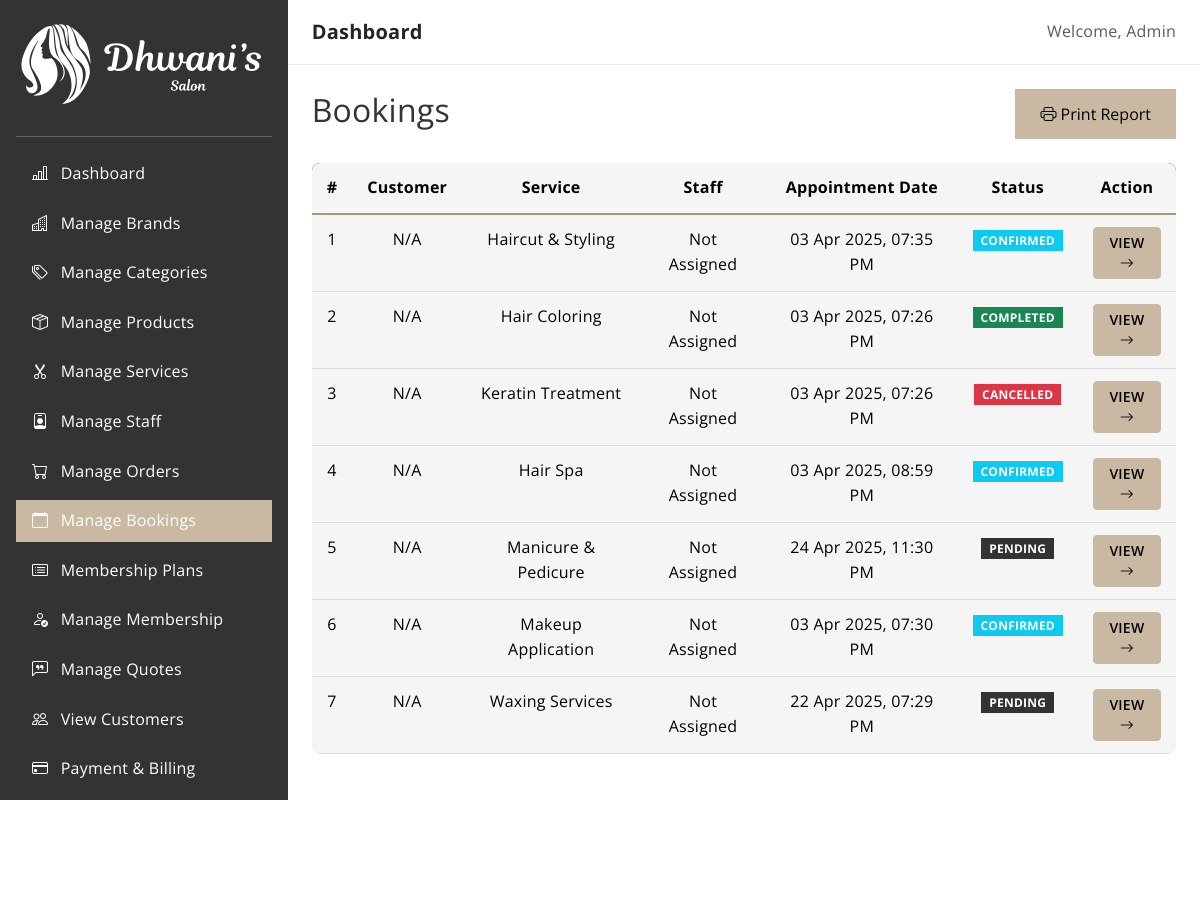
The app's page /admin/bookings/index.php (signed in) with its own data.
### tables this page shows
CREATE TABLE `bookings` (
  `id` int(11) NOT NULL,
  `customer_id` int(11) NOT NULL,
  `service_id` int(11) NOT NULL,
  `staff_id` int(11) DEFAULT NULL,
  `appointment_date` timestamp NOT NULL DEFAULT current_timestamp() ON UPDATE current_timestamp(),
  `status` enum('Pending','Confirmed','Completed','Cancelled') DEFAULT 'Pending',
  `notes` text DEFAULT NULL,
  `created_at` timestamp NOT NULL DEFAULT current_timestamp(),
  `updated_at` timestamp NOT NULL DEFAULT current_timestamp() ON UPDATE current_timestamp()
);

CREATE TABLE `services` (
  `id` int(11) NOT NULL,
  `category` enum('Hair Services','Beauty Services') NOT NULL,
  `name` varchar(255) NOT NULL,
  `description` text DEFAULT NULL,
  `min_price` decimal(10,2) NOT NULL,
  `max_price` decimal(10,2) DEFAULT NULL,
  `created_at` timestamp NOT NULL DEFAULT current_timestamp()
);

### database/database.php (called while the page is built)
<?php
require(__DIR__ . '/Connection.php');
$servername = 'localhost';
$port = 3306;
$db_name = 'salon';
$username = 'root';
$password = '';
$connection = new Connection($servername, $port, $db_name, $username, $password);

### database/Connection.php (called while the page is built, shortened)
<?php
class Connection
{
    private $pdo;
    public function __construct($server_name, $port, $db_name, $username, $password)
    {
        try {
            $this->pdo = new PDO("mysql:host={$server_name};port={$port};dbname={$db_name}", $username, $password);
            $this->pdo->setAttribute(PDO::ATTR_ERRMODE, PDO::ERRMODE_EXCEPTION);
            $this->pdo->setAttribute(PDO::ATTR_DEFAULT_FETCH_MODE, PDO::FETCH_ASSOC);
        } catch (PDOException $e) {
            echo $e->getMessage();
            die();
        }
    }
    public function findById($table_name, $id)
    {
        $statement = $this->pdo->prepare("SELECT * FROM {$table_name} WHERE id = :id");
        $statement->execute(["id" => $id]);
        $result = $statement->fetch();
        return $result;
    }
    public function findAll($table_name)
    {
        $sql = "SELECT * FROM {$table_name}";
        $statement = $this->pdo->prepare($sql);
        $statement->execute();
        $result = $statement->fetchAll();
        return $result;
    }
}

### public/admin/bookings/index.php (the view, shortened to what this page needs)
<?php
include DB_ROOT . 'database.php';
$bookings = $connection->findAll("bookings");
?>
<?php include_once '../../../includes/header.php'; ?>
<div class="d-flex">
    <?php
    include_once '../../../includes/admin-sidebar.php';
    ?>
    <div class="container-fluid px-4 py-4">
        <div class="row mb-4">
            <div class="col-12 d-flex justify-content-between align-items-center">
                <h2 class="section-title">Bookings</h2>
                <button class="btn btn-primary" data-bs-toggle="modal" data-bs-target="#printModal">
                    <i class="bi bi-printer"></i> Print Report
                </button>
            </div>
        </div>
        <div class="row">
            <div class="col-12">
                <div class="table-responsive" id="printable">
                    <table class="table table-hover">
                        <thead class="bg-secondary">
                            <tr class="text-center">
                                <th>#</th>
                                <th>Customer</th>
                                <th>Service</th>
                                <th>Staff</th>
                                <th>Appointment Date</th>
                                <th>Status</th>
                                <th class="print-hide">Action</th>
                            </tr>
                        </thead>
                        <tbody>
                            <?php if (!empty($bookings)): ?>
                                <?php foreach ($bookings as $index => $booking) : ?>
                                    <?php
                                    $customer = $connection->findById("users", $booking["customer_id"]);
                                    $service = $connection->findById("services", $booking["service_id"]);
                                    $staff = $booking["staff_id"] ? $connection->findById("users", $booking["staff_id"]) : null;
                                    $status_classes = [
                                        "Pending" => "bg-secondary",
                                        "Confirmed" => "bg-info",
                                        "Completed" => "bg-success",
                                        "Cancelled" => "bg-danger"
                                    ];
                                    $status_badge = $status_classes[$booking["status"]] ?? "bg-secondary";
                                    ?>
                                    <tr class="text-center" data-date="<?= date('Y-m', strtotime($booking['appointment_date'])); ?>">
                                        <td><?= $booking['id']; ?></td>
                                        <td><?= $customer ? $customer['name'] : 'N/A'; ?></td>
                                        <td><?= $service ? $service['name'] : 'N/A'; ?></td>
                                        <td><?= $staff ? $staff['name'] : 'Not Assigned'; ?></td>
                                        <td><?= date('d M Y, h:i A', strtotime($booking['appointment_date'])); ?></td>
                                        <td><span class="badge text-uppercase <?= $status_badge; ?>"><?= ucfirst($booking['status']); ?></span></td>
                                        <td class="print-hide">
                                            <a href="view?id=<?= $booking['id']; ?>" class="fw-semibold btn btn-sm btn-primary text-uppercase">
                                                View <i class="bi bi-arrow-right"></i>
                                            </a>
                                        </td>
                                    </tr>
                                <?php endforeach; ?>
                            <?php else: ?>
                                <tr>
                                    <td colspan="7" class="text-center">No bookings found</td>
                                </tr>
                            <?php endif; ?>
                        </tbody>
                    </table>
                </div>
            </div>
        </div>
    </div>
</div>
<?php include_once '../../../includes/admin_footer.php'; ?>

### public/assets/css/style.css (style rules this page uses)
body { display: flex; flex-direction: column; min-height: 100vh; }

### includes/admin-sidebar.php (style rules this page uses)
body { height: 100vh; overflow: hidden; }

### records on screen
bookings: id "1", service.name "Haircut & Styling", appointment_date "03 Apr 2025, 07:35 PM", status "CONFIRMED"
bookings: id "2", service.name "Hair Coloring", appointment_date "03 Apr 2025, 07:26 PM", status "COMPLETED"
bookings: id "3", service.name "Keratin Treatment", appointment_date "03 Apr 2025, 07:26 PM", status "CANCELLED"
bookings: id "4", service.name "Hair Spa", appointment_date "03 Apr 2025, 08:59 PM", status "CONFIRMED"
bookings: id "5", service.name "Manicure & Pedicure", appointment_date "24 Apr 2025, 11:30 PM", status "PENDING"
bookings: id "6", service.name "Makeup Application", appointment_date "03 Apr 2025, 07:30 PM", status "CONFIRMED"
bookings: id "7", service.name "Waxing Services", appointment_date "22 Apr 2025, 07:29 PM", status "PENDING"
